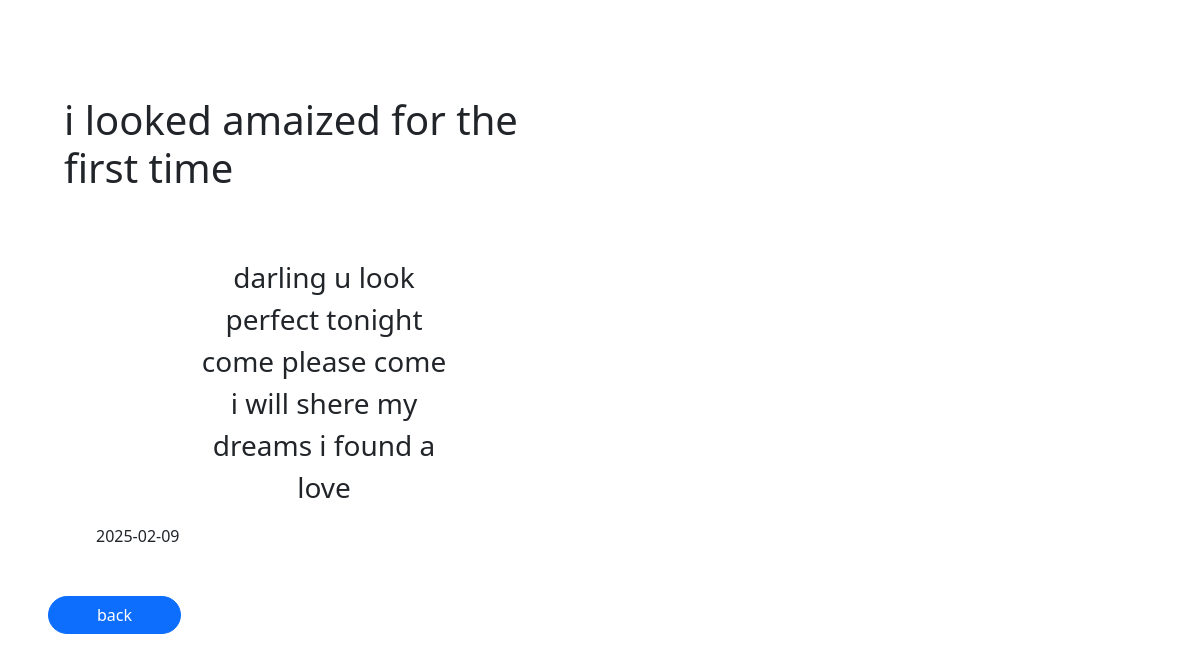
Page /detail/i-looked-amaized-for-the-first-time/ (signed in) on the committed database.
### formview/models.py (models this page shows, shortened)
class Trial(models.Model):
    username = models.ForeignKey(User,on_delete=models.CASCADE)
    name = models.CharField(max_length=6)
    title = models.CharField(max_length=255)
    slug = models.SlugField()
    message = models.CharField(max_length=255)
    date = models.DateField(auto_now_add=True)

### formview/views.py (the view)
# urls.py: path("detail/<slug:slug>/", DetailViewPage.as_view(), name="detail"),
class DetailViewPage(LoginRequiredMixin,DetailView):
    model = Trial
    login_url = reverse_lazy('form_views:login')
    template_name = 'Detail.html'
    context_object_name = 'detail'

### formview/templates/Detail.html (shortened to what this page needs)
<!DOCTYPE html>
<html lang="en">
<head>
    <link href="https://cdn.jsdelivr.net/npm/bootstrap@5.0.2/dist/css/bootstrap.min.css" rel="stylesheet">
</head>
<body>
         <div class="w-50 ps-5 mt-5">
            <h1 class="px-3 py-5 mb-3 ">{{detail.title}}</h1>
            <p class="w-50 container text-xl-center fs-3">{{detail.message}}</p>
            <span class="px-5">{{detail.date|date:'Y-m-d'}}</span>
         </div>
         <a class="px-5" href="{%url 'form_views:listView'%}"><button class="mt-5 btn mb-3 px-5 btn-primary rounded-pill"> back </button></a>
</body>
</html>

### rows in the picture
Trial: title "i looked amaized for the first time", message "darling u look perfect tonight come please come i will shere my dreams i found a love", date "2025-02-09"
